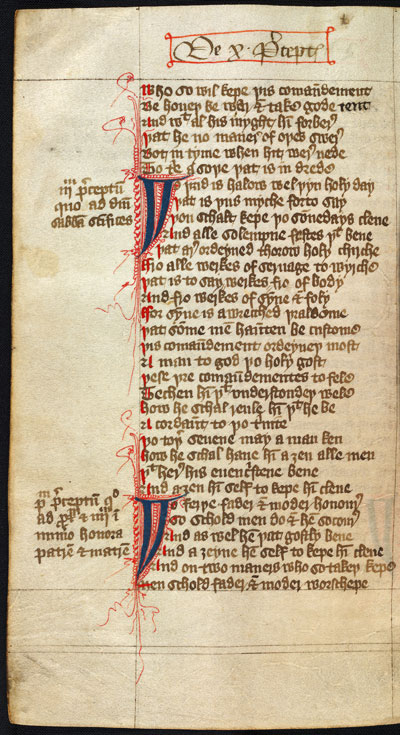
#> input picture python-backend/uploads/3b0cff45da2a.jpg, 400 x 735 px
$ python -i pre_processor.py   (imports and definitions only)
#> lines starting #> are read from the running program, lines starting #| are printed output that depends on the picture; after the words box and inside, x2 and y2 are one past the last pixel; in counts of white or black regions, pixels touching at a corner belong together
# pre_processor.py
"""
Preprocessing for manuscript pages:
1) Grayscale
2) Illumination/background correction
3) Small-angle deskew (±5°)
4) Sauvola adaptive binarization

Primary entry point: preprocess(bgr_img) -> bw uint8 (0 or 255)
"""

from __future__ import annotations
import cv2
import numpy as np
from typing import Dict, Tuple

try:
    from skimage.filters import threshold_sauvola
    _HAS_SAUVOLA = True
except Exception:
    _HAS_SAUVOLA = False


def _ensure_odd(n: int) -> int:
    return int(n + (n % 2 == 0))

def to_gray(img: np.ndarray) -> np.ndarray:
    """Convert BGR/RGB to single-channel grayscale (uint8)."""
    if img.ndim == 3:
        return cv2.cvtColor(img, cv2.COLOR_BGR2GRAY)
    return img

def _auto_kernel_size(shape: Tuple[int, int], frac: float = 0.035, min_ks: int = 21, max_ks: int = 151) -> int:
    """
    Choose an odd kernel size as a fraction of the smaller image dimension.
    Good defaults for background estimation on manuscript scans.
    """
    h, w = shape[:2]
    base = int(min(h, w) * frac)
    base = np.clip(base, min_ks, max_ks)
    return _ensure_odd(base)

def illumination_correct(gray: np.ndarray, method: str = "morph_open", frac: float = 0.035) -> np.ndarray:
    """
    Background estimation + removal for evening out illumination.
    """
    if gray.size == 0:
        return gray.copy()

    ks = _auto_kernel_size(gray.shape, frac=frac)
    kernel = cv2.getStructuringElement(cv2.MORPH_ELLIPSE, (ks, ks))

    if method == "morph_open":
        bg_est = cv2.morphologyEx(gray, cv2.MORPH_OPEN, kernel)
    else:
        bg_est = cv2.GaussianBlur(gray, (ks, ks), 0)

    # subtract background
    corrected = cv2.subtract(gray, bg_est)
    # stretch to full range
    corrected = cv2.normalize(corrected, None, 0, 255, cv2.NORM_MINMAX)
    return corrected

def _estimate_small_skew_angle(gray: np.ndarray, max_angle: float = 5.0) -> float:
    """Very basic skew estimation using Hough lines."""
    if gray.size == 0:
        return 0.0

    edges = cv2.Canny(gray, 50, 150, apertureSize=3)
    lines = cv2.HoughLines(edges, 1, np.pi/180, threshold=int(gray.shape[0]*0.3))

    if lines is None or len(lines) == 0:
        return 0.0

    angles = []
    for line in lines[:50]:  # consider first 50 lines
        # Handle both formats: [[rho, theta]] and [rho, theta]
        if isinstance(line, np.ndarray) and line.ndim > 1:
            rho, theta = line[0]  # nested format [[rho, theta]]
        else:
            rho, theta = line  # flat format [rho, theta]
        angle_deg = (theta - np.pi/2) * 180 / np.pi
        if abs(angle_deg) <= max_angle:
            angles.append(angle_deg)

    return float(np.median(angles)) if angles else 0.0

def deskew_small(gray: np.ndarray, max_angle: float = 5.0, border_value: int = 255) -> Tuple[np.ndarray, float]:
    """
    Rotate image by a small estimated angle; returns (rotated, angle_degrees).
    """
    angle = _estimate_small_skew_angle(gray, max_angle)
    if abs(angle) < 0.1:
        return gray.copy(), angle

    h, w = gray.shape[:2]
    center = (w // 2, h // 2)
    M = cv2.getRotationMatrix2D(center, angle, 1.0)
    rotated = cv2.warpAffine(gray, M, (w, h),
                           flags=cv2.INTER_CUBIC,
                           borderMode=cv2.BORDER_CONSTANT,
                           borderValue=border_value)
    return rotated, angle

def binarize_sauvola(gray: np.ndarray, window: int = 31, k: float = 0.2) -> np.ndarray:
    """
    Sauvola adaptive thresholding with Otsu fallback.
    """
    window = int(window | 1)  # force odd
    if gray.size == 0:
        return gray.copy()

    if _HAS_SAUVOLA:
        try:
            thresh = threshold_sauvola(gray, window_size=window, k=k)
            binary = (gray > thresh).astype(np.uint8) * 255
            return binary
        except Exception:
            pass

    # Fallback to Otsu
    _, binary = cv2.threshold(gray, 0, 255, cv2.THRESH_BINARY + cv2.THRESH_OTSU)
    return binary

def preprocess(bgr_img: np.ndarray,
               illum_method: str = "morph_open",
               illum_frac: float = 0.035,
               do_deskew: bool = True,
               sauvola_window: int = 31,
               sauvola_k: float = 0.2) -> np.ndarray:
    """
    Full pipeline → returns a binary image (uint8 with values {0, 255}).
    """
    gray = to_gray(bgr_img)
    corrected = illumination_correct(gray, method=illum_method, frac=illum_frac)
    # Boost local contrast for faint strokes
    clahe = cv2.createCLAHE(clipLimit=2.0, tileGridSize=(8, 8))
    corrected = clahe.apply(corrected)
    if do_deskew:
        corrected, _ = deskew_small(corrected, max_angle=5.0, border_value=255)
    bw = binarize_sauvola(corrected, window=sauvola_window, k=sauvola_k)
    # Light denoise without harming thin strokes
    bw = cv2.morphologyEx(bw, cv2.MORPH_OPEN, cv2.getStructuringElement(cv2.MORPH_RECT, (3, 3)))
    return bw

>>> import cv2
>>> picture = cv2.imread('uploads/3b0cff45da2a.jpg')
#> picture is the input picture: shape (735, 400, 3); mean B, G, R 148.1, 176.5, 194.6
>>> result = preprocess(picture)
#> in to_gray, `return cv2.cvtColor(img, cv2.COLOR_BGR2GRAY)`:
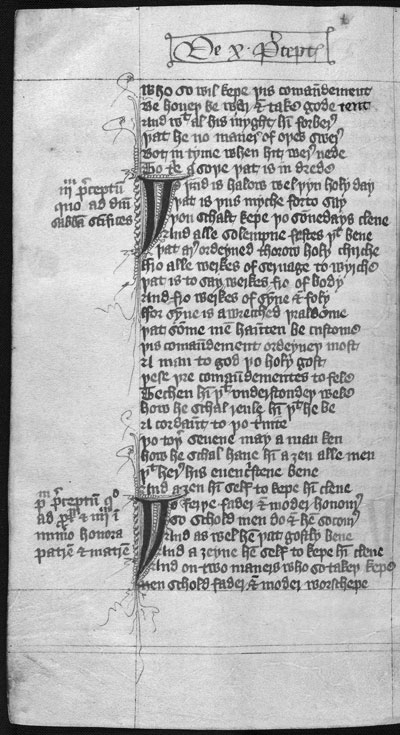
#> returned value: shape (735, 400); min 1, max 251, mean 178.7
#> in illumination_correct, `bg_est = cv2.morphologyEx(gray, cv2.MORPH_OPEN, kernel)`:
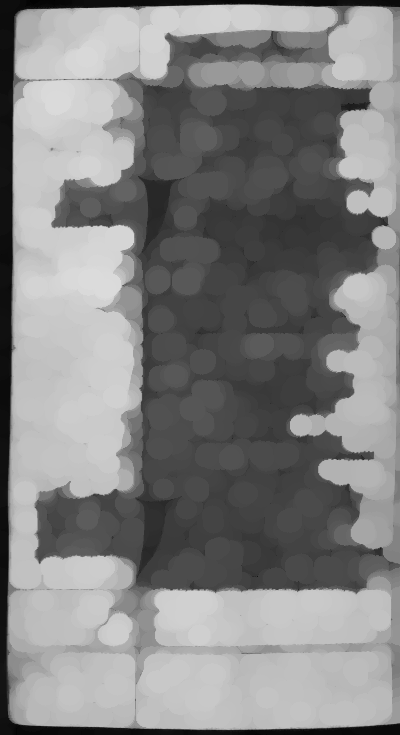
#> bg_est: shape (735, 400); min 1, max 219, mean 131.4
#> in preprocess, `corrected = clahe.apply(corrected)`:
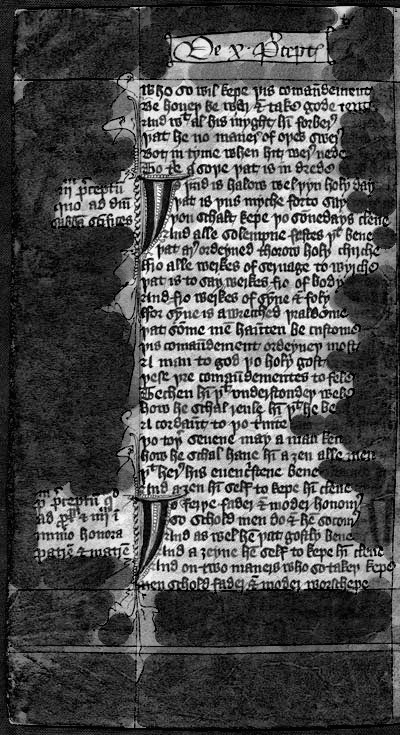
#> corrected: shape (735, 400); min 2, max 255, mean 83.8
#> in _estimate_small_skew_angle, `edges = cv2.Canny(gray, 50, 150, apertureSize=3)`:
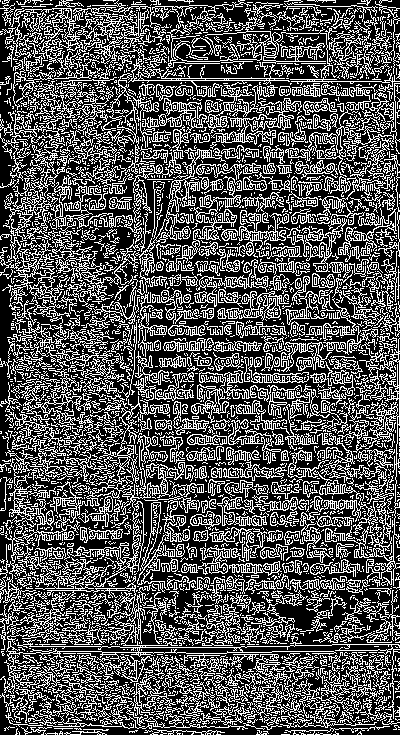
#> edges: shape (735, 400); 33.4% white in thin lines or dots
#> the loop in _estimate_small_skew_angle, `for line in lines[:50]:` made 50 passes
#> (rho, theta, angle_deg) on passes 1 to 12: (287, 0.384, -68), (354, 0.489, -62), (351, 0.489, -62), (138, 0, -90), (353, 0.401, -67), (330, 0.471, -63), (-28, 2.71, 65), (-71, 2.74, 67), (-381, 3.12, 89), (1, 2.62, 60), (-14, 3.02, 83), (-1, 2.72, 66)
#> after the loop in _estimate_small_skew_angle, `for line in lines[:50]:`: angles = []
#> in deskew_small, `angle = _estimate_small_skew_angle(gray, max_angle)`: angle = 0
#> in binarize_sauvola, `thresh = threshold_sauvola(gray, window_size=window, k=k)`:
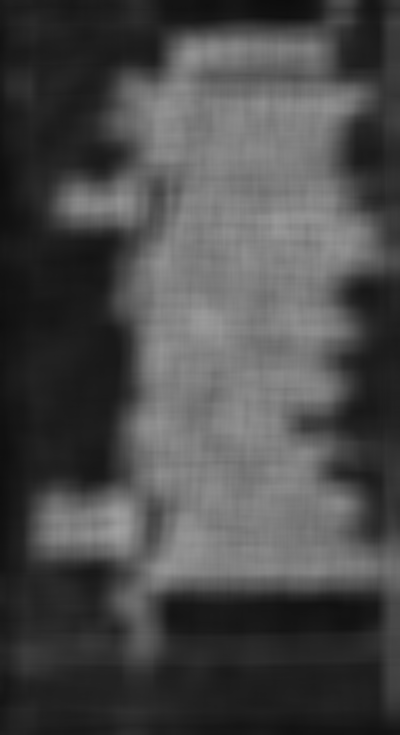
#> thresh: shape (735, 400) float64; min 13.7, max 162.3, mean 74.8
#> in binarize_sauvola, `binary = (gray > thresh).astype(np.uint8) * 255`:
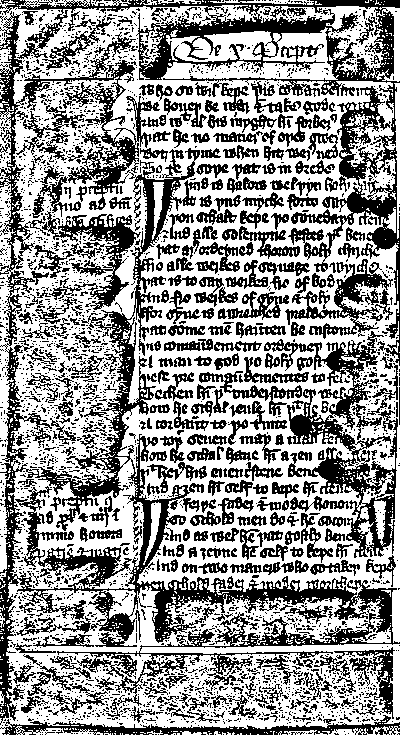
#> binary: shape (735, 400); 58.5% white; 2637 black regions (2266 under 20 px), largest, box (x1, y1, x2, y2) and area: (0, 11, 400, 725) 35473, (0, 0, 400, 366) 16890, (264, 339, 398, 558) 7819
#> in preprocess, `bw = cv2.morphologyEx(bw, cv2.MORPH_OPEN, cv2.getStructuringElement(cv..`:
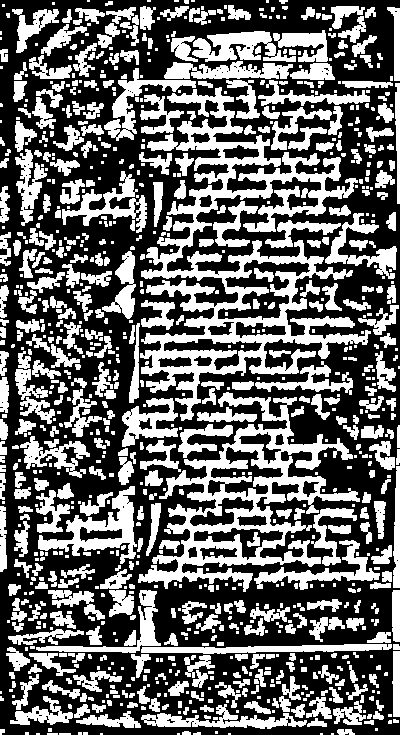
#> bw: shape (735, 400); 40.8% white; 948 white regions (458 under 20 px), largest, box (x1, y1, x2, y2) and area: (140, 87, 371, 421) 19609, (138, 392, 360, 592) 11690, (38, 486, 137, 564) 2449
